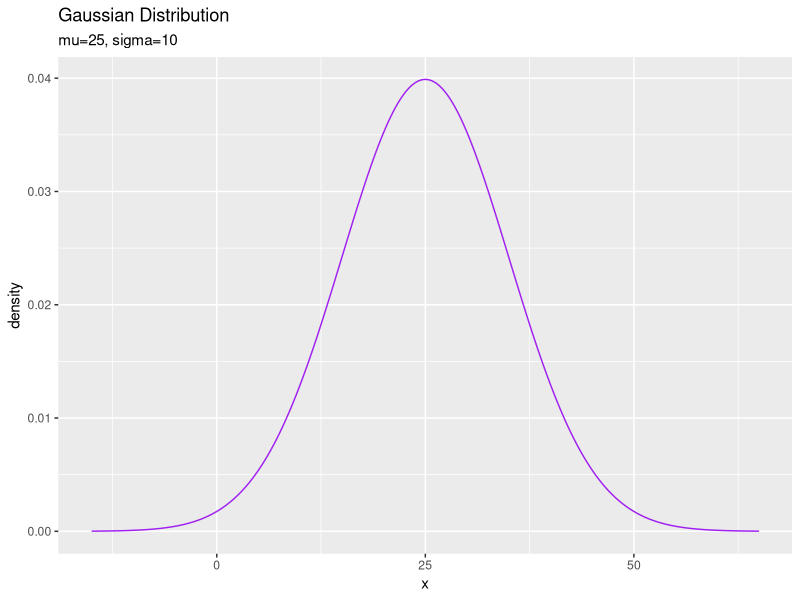
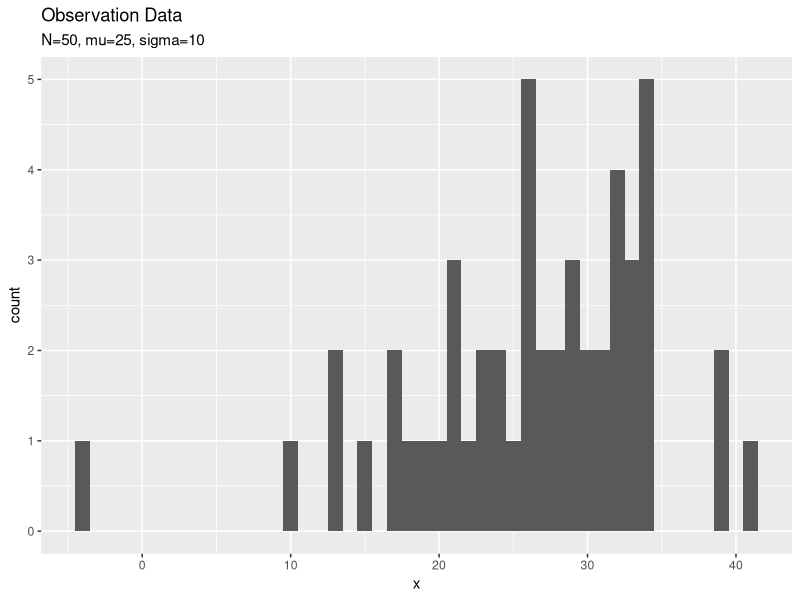
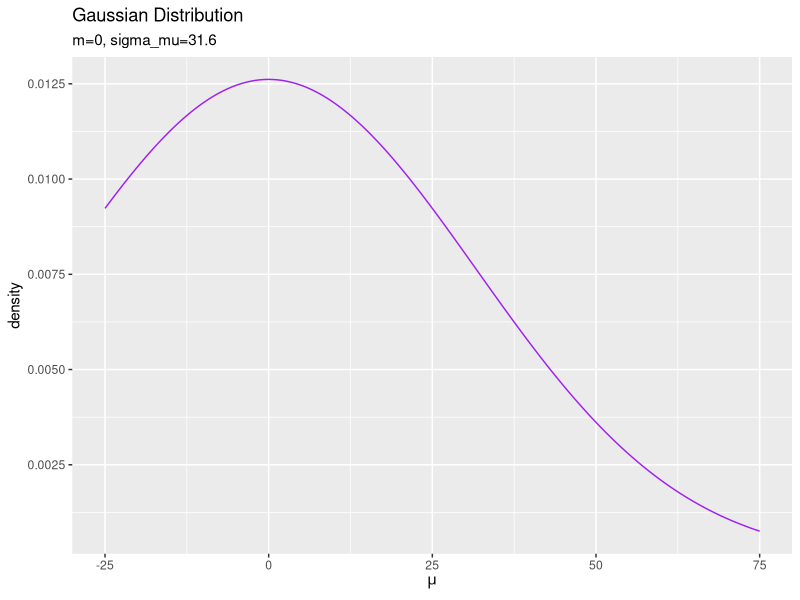
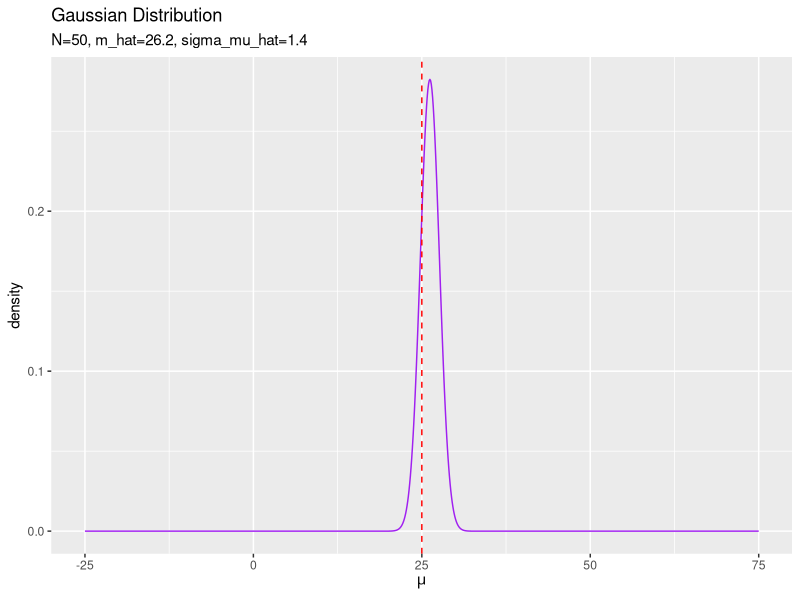
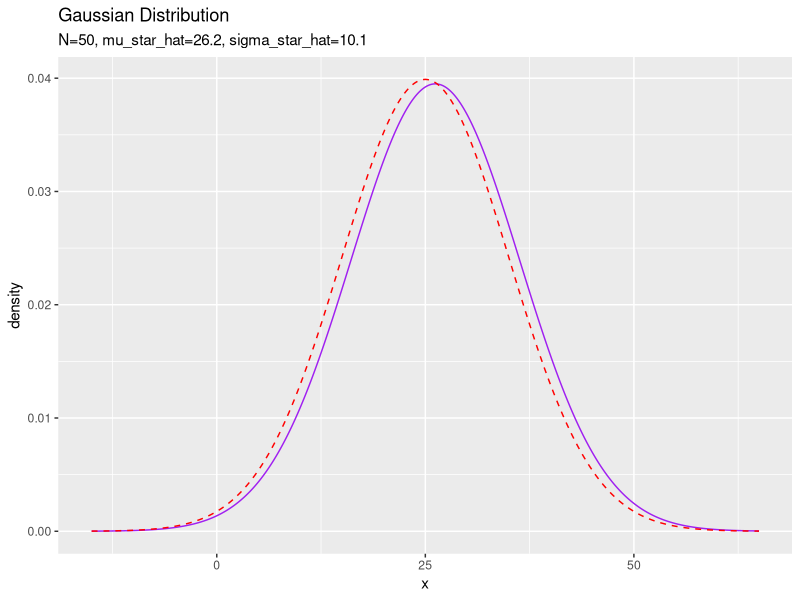

R code for these plots, in order:

# 3.3.1 1次元ガウス分布の学習と予測：平均が未知の場合 ----------------------------------------------------

# 3.3.1項で利用するパッケージ
library(tidyverse)


### 尤度(ガウス分布)の設定 -----

# 真のパラメータ指定
mu_truth <- 25
lambda <- 0.01

# 作図用のxの値を設定
x_line <- seq(
  mu_truth - 4 * sqrt(1 / lambda), 
  mu_truth + 4 * sqrt(1 / lambda), 
  by = 0.1
)

# 尤度を計算:式(2.64)
model_df <- tibble(
  x = x_line, # x軸の値
  C_N = 1 / sqrt(2 * pi / lambda), # 正規化項
  density = C_N * exp(- 0.5 * lambda * (x - mu_truth)^2) # 確率密度
  #density = dnorm(x, mean = mu_truth, sd = sqrt(1 / lambda)) # 確率密度
)

# 尤度を作図
ggplot(model_df, aes(x = x, y = density)) + 
  geom_line(color = "purple") + # 尤度
  labs(title = "Gaussian Distribution", 
       subtitle = paste0("mu=", round(mu_truth, 2), ", sigma=", round(sqrt(1 / lambda), 1)))


### 観測データの生成 -----

# (観測)データ数を指定
N <- 50

# ガウス分布に従うデータを生成
x_n <- rnorm(n = N, mean = mu_truth, sd = sqrt(1 / lambda))

# 観測データを確認
summary(x_n)

# 観測データのヒストグラムを作図
tibble(x = x_n) %>% 
  ggplot(aes(x = x)) + 
    geom_histogram(binwidth = 1) + # 観測データ
    labs(title = "Observation Data", 
         subtitle = paste0("N=", N, ", mu=", mu_truth, ", sigma=", round(sqrt(1 / lambda), 1)))


### 事前分布(ガウス分布)の設定 -----

# 事前分布のパラメータを指定
m <- 0
lambda_mu <- 0.001

# 作図用のmuの値を設定
mu_line <- seq(
  mu_truth - 5 * sqrt(1 / lambda), 
  mu_truth + 5 * sqrt(1 / lambda), 
  by = 0.1
)

# 事前分布を計算:式(2.64)
prior_df <- tibble(
  mu = mu_line, # x軸の値
  C_N = 1 / sqrt(2 * pi / lambda_mu), # 正規化項
  density = C_N * exp(- 0.5 * lambda_mu * (mu - m)^2) # 確率密度
  #density = dnorm(x = mu, mean = m, sd = sqrt(1 / lambda_mu)) # 確率密度
)

# 事前分布を作図
ggplot(prior_df, aes(x = mu, y = density)) + 
  geom_line(color = "purple") + # 事前分布
  labs(title = "Gaussian Distribution", 
       subtitle = paste0("m=", m, ", sigma_mu=", round(sqrt(1 / lambda_mu), 1)), 
       x = expression(mu))


### 事後分布(ガウス分布)の計算 -----

# 事後分布のパラメータを計算:式(3.53),(3.54)
lambda_mu_hat <- N * lambda + lambda_mu
m_hat <- (lambda * sum(x_n) + lambda_mu * m) / lambda_mu_hat

# 事後分布を計算:式(2.64)
posterior_df <- tibble(
  mu = mu_line, # x軸の値
  C_N = 1 / sqrt(2 * pi / lambda_mu_hat), # 正規化項
  density = C_N * exp(- 0.5 * lambda_mu_hat * (mu - m_hat)^2) # 確率密度
  #density = dnorm(x = mu, mean = m_hat, sd = sqrt(1 / lambda_mu_hat)) # 確率密度
)

# 事後分布を作図
ggplot(posterior_df, aes(x = mu, y = density)) + 
  geom_line(color = "purple") + # 事後分布
  geom_vline(aes(xintercept = mu_truth), 
             color = "red", linetype = "dashed") + # 真のパラメータ
  labs(title = "Gaussian Distribution", 
       subtitle = paste0("N=", N, ", m_hat=", round(m_hat, 1), ", sigma_mu_hat=", round(sqrt(1 / lambda_mu_hat), 1)), 
       x = expression(mu))


### 予測分布(ガウス分布)を計算 -----

# 予測分布のパラメータを計算:式(3.62')
lambda_star_hat <- lambda * lambda_mu_hat / (lambda + lambda_mu_hat)
mu_star_hat <- m_hat
#lambda_star_hat <- (N * lambda + lambda_mu) * lambda / ((N + 1) * lambda + lambda_mu)
#mu_star_hat <- (lambda * sum(x_n) + lambda_mu * m) / (N * lambda + lambda_mu)

# 予測分布の計算:式(2.64)
predict_df <- tibble(
  x = x_line, # x軸の値
  C_N = 1 / sqrt(2 * pi / lambda_star_hat), # 正規化項
  density = C_N * exp(- 0.5 * lambda_star_hat * (x - mu_star_hat)^2) # 確率密度
  #density = dnorm(x = x, mean = mu_star_hat, sd = sqrt(1 / lambda_star_hat)) # 確率密度
)

# 予測分布を作図
ggplot() + 
  geom_line(data = predict_df, aes(x = x, y = density), color = "purple") + # 予測分布
  geom_line(data = model_df, aes(x = x, y = density), color = "red", linetype = "dashed") + # 真のモデル
  labs(title = "Gaussian Distribution", 
       subtitle = paste0("N=", N, ", mu_star_hat=", round(mu_star_hat, 1), 
                         ", sigma_star_hat=", round(sqrt(1 / lambda_star_hat), 1)))


# ・アニメーション ----------------------------------------------------

# 利用するパッケージ
library(tidyverse)
library(gganimate)


### 推論処理 -----

# 真のパラメータを指定
mu_truth <- 25
lambda <- 0.01

# 事前分布のパラメータを指定
m <- 0
lambda_mu <- 0.001

# 作図用のmuの値を設定
mu_line <- seq(
  mu_truth - 5 * sqrt(1 / lambda), 
  mu_truth + 5 * sqrt(1 / lambda), 
  by = 0.1
)

# 事前分布(ガウス分布)を計算:式(2.64)
posterior_df <- tibble(
  mu = mu_line, # x軸の値
  density = dnorm(x = mu, mean = m, sd = sqrt(1 / lambda_mu)), # 確率密度
  label = as.factor(
    paste0(
      "N=", 0, ", m=", m, ", sigma_mu=", round(sqrt(1 / lambda_mu), 1)
    )
  ) # パラメータ
)

# 初期値による予測分布のパラメータを計算:式(3.62)
lambda_star <- lambda * lambda_mu / (lambda + lambda_mu)
mu_star <- m

# 作図用のxの値を設定
x_line <- seq(
  mu_truth - 4 * sqrt(1 / lambda), 
  mu_truth + 4 * sqrt(1 / lambda), 
  by = 0.1
)

# 初期値による予測分布(ガウス分布)を計算:式(2.64)
predict_df <- tibble(
  x = x_line, # x軸の値
  density = dnorm(x = x, mean = mu_star, sd = sqrt(1 / lambda_star)),  # 確率密度
  label = as.factor(
    paste0(
      "N=", 0, ", mu_star=", round(mu_star, 1), ", sigma_star=", round(sqrt(1 / lambda_star), 1)
    )
  ) # パラメータ
)

# データ数(試行回数)を指定
N <- 100

# 観測データの受け皿を初期化
x_n <- rep(0, N)

# ベイズ推論
for(n in 1:N){
  
  # ガウス分布に従うデータを生成
  x_n[n] <- rnorm(n = 1, mean = mu_truth, sd = sqrt(1 / lambda))
  
  # 事後分布のパラメータを更新:式(3.53),(3.54)
  lambda_mu_old <- lambda_mu
  lambda_mu <- 1 * lambda + lambda_mu
  m <- (lambda * x_n[n] + lambda_mu_old * m) / lambda_mu
  
  # 事後分布(ガウス分布)を計算:式(2.64)
  tmp_posterior_df <- tibble(
    mu = mu_line, # x軸の値
    density = dnorm(x = mu, mean = m, sd = sqrt(1 / lambda_mu)), # 確率密度
    label = as.factor(
      paste0(
        "N=", n, ", m_hat=", round(m, 1), ", sigma_mu_hat=", round(sqrt(1 / lambda_mu), 1)
      )
    ) # パラメータ
  )
  
  # 予測分布のパラメータを更新:式(3.62)
  lambda_star <- lambda * lambda_mu / (lambda + lambda_mu)
  mu_star <- m
  
  # 予測分布(ガウス分布)を計算:式(2.64)
  tmp_predict_df <- tibble(
    x = x_line, # x軸の値
    density = dnorm(x = x, mean = mu_star, sd = sqrt(1 / lambda_star)), # 確率密度
    label = as.factor(
      paste0(
        "N=", n, ", mu_star_hat=", round(mu_star, 1), ", sigma_star_hat=", round(sqrt(1 / lambda_star), 1)
      )
    ) # パラメータ
  )
  
  # 推論結果を結合
  posterior_df <- rbind(posterior_df, tmp_posterior_df)
  predict_df <- rbind(predict_df, tmp_predict_df)
}

# 観測データを確認
summary(x_n)


### 作図処理 -----

# 事後分布を作図
posterior_graph <- ggplot(posterior_df, aes(x = mu, y = density)) + 
  geom_line(color = "purple") + # 事後分布
  geom_vline(aes(xintercept = mu_truth), 
             color = "red", linetype = "dashed") + # 真のパラメータ
  gganimate::transition_manual(label) + # フレーム
  labs(title = "Gaussian Distribution", 
       subtitle = "{current_frame}", 
       x = expression(mu))

# gif画像を出力
gganimate::animate(posterior_graph, nframes = N + 1, fps = 10)


# 尤度を計算
model_df <- tibble(
  x = x_line, # x軸の値
  density = dnorm(x, mean = mu_truth, sd = sqrt(1 / lambda)) # 確率密度
)

# 予測分布を作図
predict_graph <- ggplot() + 
  geom_line(data = predict_df, aes(x = x, y = density), 
            color = "purple") + # 予測分布
  geom_line(data = model_df, aes(x = x, y = density), 
            color = "red", linetype = "dashed") + # 真の分布
  gganimate::transition_manual(label) + # フレーム
  labs(title = "Gaussian Distribution", 
       subtitle = "{current_frame}")

# gif画像を出力
gganimate::animate(predict_graph, nframes = N + 1, fps = 10)
